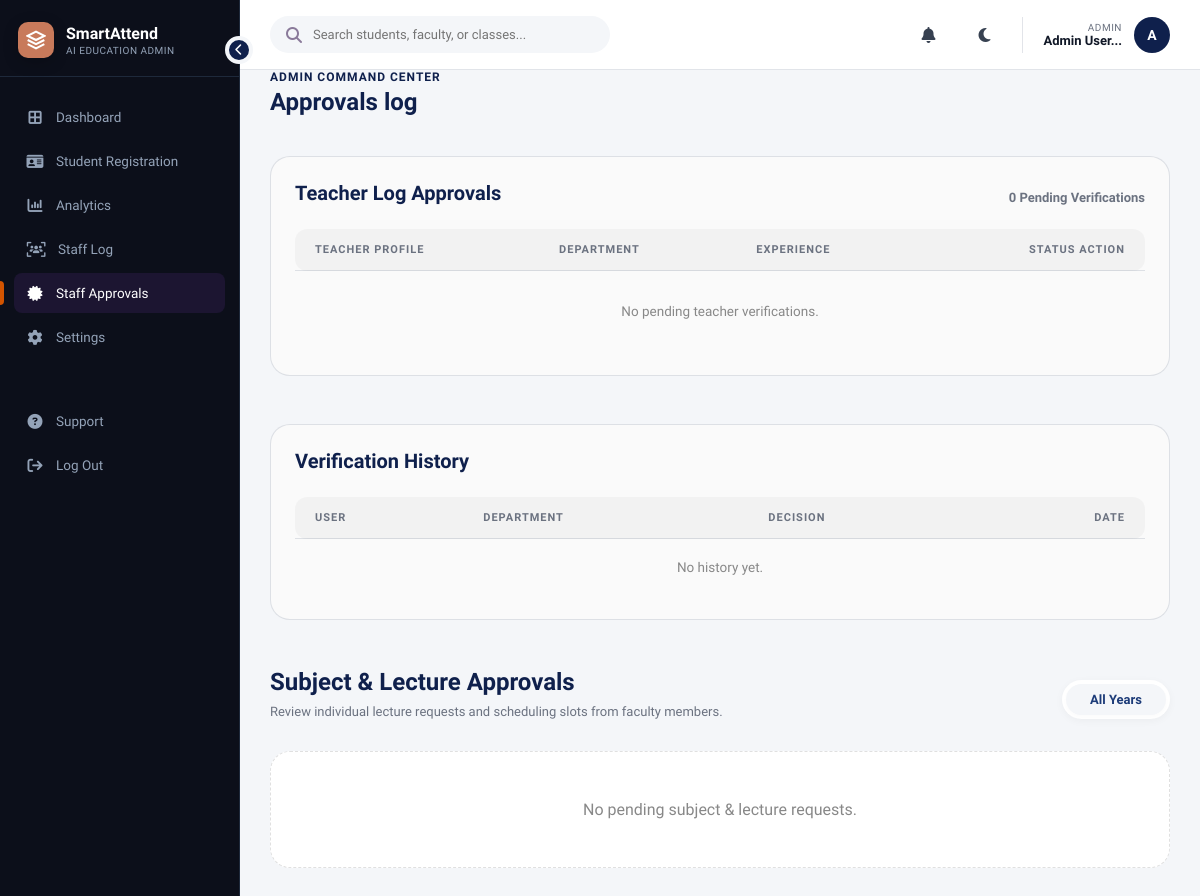
Page /admin/approvals (signed in) on the committed database.
### models.py (models this page shows, shortened)
class User(UserMixin, db.Model):
    __tablename__ = 'users'
    id = db.Column(db.Integer, primary_key=True)
    username = db.Column(db.String(80), unique=True, nullable=False)
    password_hash = db.Column(db.String(255), nullable=False)
    role = db.Column(db.String(20), nullable=False)  # 'admin' or 'teacher'
    name = db.Column(db.String(120), nullable=False)
    email = db.Column(db.String(120), unique=True)
    department = db.Column(db.String(100))
    employee_id = db.Column(db.String(50), unique=True)
    avatar_initials = db.Column(db.String(4))
    created_at = db.Column(db.DateTime, default=datetime.utcnow)
    is_active_account = db.Column(db.Boolean, default=True)
    student_id = db.Column(db.Integer, db.ForeignKey('students.id'), nullable=True)
    student_profile = db.relationship('Student', backref='user_account', foreign_keys=[student_id])
    approval_requests = db.relationship('ApprovalRequest', backref='teacher', lazy=True, cascade="all, delete-orphan", foreign_keys='ApprovalRequest.teacher_id')

### routes/admin.py (the view, shortened to what this page needs)
@admin_bp.route('/approvals', methods=['GET', 'POST'])
@login_required
@admin_required
def approvals():
    pending_teachers = User.query.filter_by(role='teacher', is_active_account=False).all()
    history_teachers = User.query.filter(User.role.in_(['teacher', 'rejected']), (User.is_active_account == True) | (User.role == 'rejected')).all()
    pending = ApprovalRequest.query.filter_by(status='pending').order_by(ApprovalRequest.created_at.desc()).all()
    history = ApprovalRequest.query.filter(ApprovalRequest.status != 'pending').order_by(ApprovalRequest.created_at.desc()).limit(20).all()
    return render_template('admin/approvals.html', pending=pending, history=history, pending_teachers=pending_teachers, history_teachers=history_teachers)

### routes/admin.py (called while the page is built)
def admin_required(f):
    @wraps(f)
    def decorated(*args, **kwargs):
        if not current_user.is_authenticated or current_user.role != 'admin':
            return redirect(url_for('auth.login'))
        return f(*args, **kwargs)
    return decorated

### templates/admin/approvals.html (shortened to what this page needs)
{% extends "base.html" %}
{% block content %}
<div style="display: flex; justify-content: space-between; align-items: flex-end; margin-bottom: 40px;">
  <div>
    <span style="font-size:12px; font-weight:800; color:var(--brand); display:block; margin-bottom:4px; letter-spacing:1px; text-transform:uppercase;">Admin Command Center</span>
    <h2>Approvals log</h2>
  </div>
</div>
<div class="log-card">
  <div class="log-header">
    <h2 style="font-size: 20px;">Teacher Log Approvals</h2>
    <span style="font-size: 13px; font-weight: 600; color: var(--t2);">{{ pending_teachers|length }} Pending Verifications</span>
  </div>
  <table class="styled-table">
    <thead>
      <tr>
        <th>Teacher Profile</th>
        <th>Department</th>
        <th>Experience</th>
        <th>Status Action</th>
      </tr>
    </thead>
    <tbody>
      {% if pending_teachers|length > 0 %}
        {% for t in pending_teachers %}
        <tr>
          <td>
            <div class="t-profile">
              <div class="t-avatar" style="color:white; background:#4A148C; display:flex; align-items:center; justify-content:center; font-family:var(--font-heading); font-size:18px;">
                {{ t.name[:2]|upper if t.name else 'T' }}
              </div>
              <div>
                <div class="t-name">{{ t.name }}</div>
                <div class="t-id">Employee ID: {{ t.employee_id }}</div>
              </div>
            </div>
          </td>
          <td class="t-dept">{{ t.department }}</td>
          <td class="t-dept">New Sign-up</td>
          <td style="text-align: right;">
            <form method="POST" style="display:inline-block;">
                <input type="hidden" name="req_type" value="teacher">
                <input type="hidden" name="teacher_id" value="{{ t.id }}">
                <button type="submit" name="action" value="reject" class="btn-reject">Reject</button>
            </form>
            <form method="POST" style="display:inline-block;">
                <input type="hidden" name="req_type" value="teacher">
                <input type="hidden" name="teacher_id" value="{{ t.id }}">
                <button type="submit" name="action" value="approve" class="btn-approve">Approve</button>
            </form>
          </td>
        </tr>
        {% endfor %}
      {% else %}
        <tr>
          <td colspan="4" style="text-align:center; padding: 32px; color: #888;">
             No pending teacher verifications.
          </td>
        </tr>
      {% endif %}
    </tbody>
  </table>
</div>
<div class="log-card">
  <div class="log-header">
    <h2 style="font-size: 20px;">Verification History</h2>
  </div>
  <table class="styled-table">
    <thead>
      <tr>
        <th>User</th>
        <th>Department</th>
        <th>Decision</th>
        <th>Date</th>
      </tr>
    </thead>
    <tbody>
      {% set all_teachers = history_teachers|default([]) %}
      {% if all_teachers|length > 0 %}
        {% for t in all_teachers %}
        <tr>
          <td>{{ t.name }}</td>
          <td>{{ t.department }}</td>
          <td>
            <span class="badge {{ 'bag' if t.is_active_account else 'bar' }}">
              {{ 'Approved' if t.is_active_account else 'Rejected' }}
            </span>
          </td>
          <td style="font-size:11px; color:var(--t2);">{{ t.created_at.strftime('%Y-%m-%d') if t.created_at else 'N/A' }}</td>
        </tr>
        {% endfor %}
      {% else %}
        <tr><td colspan="4" style="text-align:center; padding:20px; color:#888;">No history yet.</td></tr>
      {% endif %}
    </tbody>
  </table>
</div>
<div style="display: flex; justify-content: space-between; align-items: flex-end; margin-bottom: 24px;">
  <div style="max-width: 500px;">
    <h2>Subject &amp; Lecture Approvals</h2>
    <div class="text-sub" style="margin-top: 8px;">Review individual lecture requests and scheduling slots from faculty members.</div>
  </div>
  <div class="filter-tabs">
    <div class="filter-tab active">All Years</div>
  </div>
</div>
<div class="grid-cards">
  {% if pending|length > 0 %}
    {% for req in pending %}
    <div class="subj-card">
      <div class="card-top">
        <div class="t-avatar" style="color:white; background:var(--brand); display:flex; align-items:center; justify-content:center; font-family:var(--font-heading); font-size:18px;">
            {{ req.teacher.name[:2]|upper if req.teacher and req.teacher.name else 'XX' }}
        </div>
        <div>
          <span class="status-badge badge-orange">Pending Step 1</span>
          <div class="t-name">{{ req.teacher.name if req.teacher else 'Unknown' }}</div>
          <div class="t-id">Dept: {{ req.teacher.department if req.teacher.department else 'General' }}</div>
        </div>
      </div>
      <div style="margin-bottom: 24px;">
        <div class="card-data-row">
          <span class="card-data-label">Subject</span>
          <span class="card-data-val">{{ req.subject.name if req.subject else 'Unassigned' }}</span>
        </div>
        <div class="card-data-row">
          <span class="card-data-label">Code</span>
          <span class="card-data-val">{{ req.subject.code if req.subject else 'N/A' }}</span>
        </div>
        <div class="card-data-row">
          <span class="card-data-label">Year / Div</span>
          <span class="card-data-val">{{ req.class_ref.year|default('TY') }} / {{ req.class_ref.section|default('A') }}</span>
        </div>
      </div>
      <button class="btn-schedule" onclick="openReviewModal('{{ req.id }}', '{{ req.teacher.name|escape if req.teacher else 'Unknown' }}', '{{ req.subject.name|escape if req.subject else 'Subject' }}', '{{ req.subject.code|escape if req.subject else '000' }}', '{{ req.class_ref.year|default('TY')|escape }} - Div {{ req.class_ref.section|default('A')|escape }}')">
        <i class="fas fa-calendar-alt" style="margin-right: 8px;"></i> Approve Lectures
      </button>
      <form id="approve-form-{{ req.id }}" method="POST" style="display:none;">
        <input type="hidden" name="request_id" value="{{ req.id }}">
        <input type="hidden" name="action" value="approve">
      </form>
    </div>
    {% endfor %}
  {% else %}
    <div style="grid-column: 1 / -1; text-align: center; padding: 48px; color: #888; background: #FFF; border-radius: 20px; border: 1px dashed #E0E0E0;">
        No pending subject & lecture requests.
    </div>
  {% endif %}
</div>
{% endblock %}

### templates/base.html (shortened to what this page needs)
<!DOCTYPE html>
<html lang="en">
<head>
<link rel="stylesheet" href="https://cdnjs.cloudflare.com/ajax/libs/font-awesome/6.5.0/css/all.min.css">
</head>
<body>
{% if current_user.is_authenticated %}
<aside class="sidebar" id="sidebar">
  <div class="sidebar-toggle" onclick="toggleSidebar()"><i class="fas fa-chevron-left" id="toggle-icon"></i></div>
  <div class="s-logo">
    <div class="s-mark">
      <svg width="20" height="20" viewBox="0 0 24 24" fill="none" stroke="white" stroke-width="2.5"><path d="M12 2L2 7l10 5 10-5-10-5zM2 17l10 5 10-5M2 12l10 5 10-5"/></svg>
    </div>
    <div class="s-text">
      <div class="s-name">SmartAttend</div>
      <div class="s-sub">AI Education Admin</div>
    </div>
  </div>
  <nav class="s-nav">
    {% if current_user.role == 'admin' %}
    <a href="{{ url_for('admin.dashboard') }}" class="nav-item {% if request.endpoint == 'admin.dashboard' %}active{% endif %}"><i class="fas fa-border-all"></i> <span>Dashboard</span></a>
    <a href="{{ url_for('admin.student_registration') }}" class="nav-item {% if request.endpoint == 'admin.student_registration' %}active{% endif %}"><i class="fas fa-id-card"></i> <span>Student Registration</span></a>
    <a href="{{ url_for('admin.analytics') }}" class="nav-item {% if request.endpoint == 'admin.analytics' %}active{% endif %}"><i class="fas fa-chart-column"></i> <span>Analytics</span></a>
    <a href="{{ url_for('admin.staff_log') }}" class="nav-item {% if request.endpoint == 'admin.staff_log' %}active{% endif %}">
  <i class="fas fa-users-viewfinder" style="width:20px;text-align:center"></i> <span>Staff Log</span>
</a>
    <a href="{{ url_for('admin.approvals') }}" class="nav-item {% if request.endpoint == 'admin.approvals' %}active{% endif %}">
      <i class="fas fa-certificate"></i> <span>Staff Approvals</span>
      {%- set pc = pending_approvals_count|default(0) %}{% if pc > 0 %}<span class="n-badge">{{pc}}</span>{% endif %}
    </a>
    <a href="{{ url_for('admin.settings') }}" class="nav-item {% if request.endpoint == 'admin.settings' %}active{% endif %}"><i class="fas fa-cog"></i> <span>Settings</span></a>
    <div style="margin-top:auto; padding-top:40px;">
        <a href="#" class="nav-item"><i class="fas fa-question-circle"></i> <span>Support</span></a>
        <a href="{{ url_for('auth.logout') }}" class="nav-item"><i class="fas fa-arrow-right-from-bracket"></i> <span>Log Out</span></a>
    </div>
    {% endif %}
  </nav>
</aside>
{% endif %}
<div class="main">
  {% if current_user.is_authenticated %}
  <header class="topbar">
    <div class="search-container">
      <i class="fas fa-search"></i>
      <input type="text" class="search-input" placeholder="Search students, faculty, or classes...">
    </div>
    <div class="topbar-right">
      <button class="icon-btn" onclick="togglePopup('notifPopup')">
        <i class="fas fa-bell"></i>
      </button>
      <button class="icon-btn" onclick="toggleTheme()"><i class="fas fa-moon" id="theme-icon"></i></button>
      <div class="tb-user">
        <div class="tb-info" style="text-align:right;">
          <div class="tb-role">{{ current_user.role }}</div>
          <div class="tb-name">{{ current_user.name[:12] }}...</div>
        </div>
        <div class="tb-avatar">
          {{ current_user.name[:1]|upper }}
        </div>
      </div>
    </div>
  </header>
  {% endif %}
  <div class="page-body">
    {% block content %}{% endblock %}
  </div>
</div>
</body>
</html>

### templates/admin/approvals.html (style rules this page uses)
body { background: var(--bg0); }
h2 { font-family: var(--font-heading); font-size: 24px; font-weight: 800; color: var(--brand); margin: 0; }
.text-sub { font-size: 13px; color: var(--t2); font-family: var(--font-body); }
.log-card { background: var(--bg2); border-radius: 20px; overflow: hidden; padding: 24px; margin-bottom: 48px; border: 1px solid var(--b0); }
.log-header { display: flex; justify-content: space-between; align-items: flex-end; margin-bottom: 24px; }
.styled-table { width: 100%; border-collapse: collapse; text-align: left; }
.styled-table th { background: rgba(0,0,0,0.03); padding: 14px 20px; font-size: 11px; font-weight: 800; color: var(--t2); text-transform: uppercase; letter-spacing: 1px; }
.styled-table th:first-child { border-top-left-radius: 12px; border-bottom-left-radius: 12px; }
.styled-table th:last-child { border-top-right-radius: 12px; border-bottom-right-radius: 12px; text-align: right; }
.styled-table td { padding: 16px 20px; border-bottom: 1px solid #F5F5F5; vertical-align: middle; }
.styled-table tr:last-child td { border-bottom: none; }
.filter-tabs { display: flex; background: var(--bg1); border-radius: 20px; padding: 4px; box-shadow: 0 2px 8px rgba(0,0,0,0.04); }
.filter-tab { padding: 8px 24px; border-radius: 16px; font-size: 13px; font-weight: 700; color: var(--t1); cursor: pointer; transition: 0.2s; }
.filter-tab.active { background: var(--bg0); color: var(--brand-l); box-shadow: 0 2px 4px rgba(0,0,0,0.02); }
.grid-cards { display: grid; grid-template-columns: repeat(auto-fill, minmax(300px, 1fr)); gap: 24px; margin-top: 32px; }

### rows in the picture
User: role "ADMIN", name "Admin User", name "A"

### other values in the picture
{{ pending_teachers|length }} "0"
